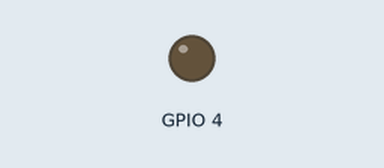
The sketch below on a simulated ESP32. On the bench: output pins drawn as LEDs (lit = HIGH). WiFi joins after 1.5 s; servers stay silent unless stated; uploads are accepted with an empty reply; EEPROM starts erased; the camera gives no picture; what the sketch prints to the serial monitor is not drawn. At 4.6 s the program puts the board to deep sleep or switches it off; the recording ends there.

Above: at 0.1 s.
At 1.9 s:
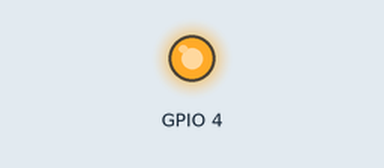
Timing chart, 0 to 4.1 s (numbered marks = the images above):
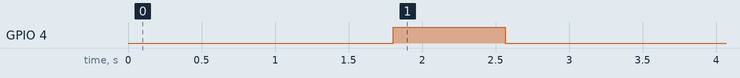

Measured:
- by itself, GPIO 4: LOW → HIGH at 1.8 s, → LOW 0.76 s later

The sketch:

doyin_new.ino
```cpp
#include "esp_camera.h"
#include "Arduino.h"
#include "soc/soc.h"           // Disable brownout problems
#include "soc/rtc_cntl_reg.h"   // Disable brownout problems
#include "driver/rtc_io.h"
#include <EEPROM.h>             // Read and write from flash memory
#include <WiFi.h>
#include <HTTPClient.h>

const char* ssid = "sofolawe";
const char* password = "sofolawemichael";

// Firebase credentials
String FIREBASE_HOST = "https://intruderalertdb-default-rtdb.firebaseio.com";
String FIREBASE_AUTH = "m6uuT7VdVcnBdOgiLZOPmaj249nEObNPXURPbbrI";
String firebaseImageKey = "/Intruder_Alert.json"; // Firebase key for image storage

// Define the number of bytes you want to access
#define EEPROM_SIZE 1

// Pin definition for CAMERA_MODEL_AI_THINKER
#define PWDN_GPIO_NUM     32
#define RESET_GPIO_NUM    -1
#define XCLK_GPIO_NUM      0
#define SIOD_GPIO_NUM     26
#define SIOC_GPIO_NUM     27

#define Y9_GPIO_NUM       35
#define Y8_GPIO_NUM       34
#define Y7_GPIO_NUM       39
#define Y6_GPIO_NUM       36
#define Y5_GPIO_NUM       21
#define Y4_GPIO_NUM       19
#define Y3_GPIO_NUM       18
#define Y2_GPIO_NUM        5
#define VSYNC_GPIO_NUM    25
#define HREF_GPIO_NUM     23
#define PCLK_GPIO_NUM     22

camera_config_t config;

// Base64 encoding characters
const char base64_chars[] = "ABCDEFGHIJKLMNOPQRSTUVWXYZabcdefghijklmnopqrstuvwxyz0123456789+/";

// Function to encode data to Base64
String base64_encode(byte *data, unsigned int len) {
  String encoded_string = "";
  byte temp[3];
  int padding = 0;

  for (unsigned int i = 0; i < len; i += 3) {
    temp[0] = data[i];
    temp[1] = (i + 1 < len) ? data[i + 1] : 0;
    temp[2] = (i + 2 < len) ? data[i + 2] : 0;

    if (i + 1 >= len) padding = 2;
    else if (i + 2 >= len) padding = 1;

    encoded_string += base64_chars[(temp[0] >> 2) & 0x3F];
    encoded_string += base64_chars[((temp[0] & 0x03) << 4) | ((temp[1] >> 4) & 0x0F)];
    encoded_string += (padding >= 2) ? '=' : base64_chars[((temp[1] & 0x0F) << 2) | ((temp[2] >> 6) & 0x03)];
    encoded_string += (padding >= 1) ? '=' : base64_chars[temp[2] & 0x3F];
  }

  return encoded_string;
}

void setup() {
  WRITE_PERI_REG(RTC_CNTL_BROWN_OUT_REG, 0); // Disable brownout detector

  Serial.begin(115200);
  WiFi.begin(ssid, password);  // Connect to Wi-Fi network

  while (WiFi.status() != WL_CONNECTED) {
    delay(500);
    Serial.print(".");
  }
  Serial.println("Connected to WiFi");

  config.ledc_channel = LEDC_CHANNEL_0;
  config.ledc_timer = LEDC_TIMER_0;
  config.pin_d0 = Y2_GPIO_NUM;
  config.pin_d1 = Y3_GPIO_NUM;
  config.pin_d2 = Y4_GPIO_NUM;
  config.pin_d3 = Y5_GPIO_NUM;
  config.pin_d4 = Y6_GPIO_NUM;
  config.pin_d5 = Y7_GPIO_NUM;
  config.pin_d6 = Y8_GPIO_NUM;
  config.pin_d7 = Y9_GPIO_NUM;
  config.pin_xclk = XCLK_GPIO_NUM;
  config.pin_pclk = PCLK_GPIO_NUM;
  config.pin_vsync = VSYNC_GPIO_NUM;
  config.pin_href = HREF_GPIO_NUM;
  config.pin_sscb_sda = SIOD_GPIO_NUM;
  config.pin_sscb_scl = SIOC_GPIO_NUM;
  config.pin_pwdn = PWDN_GPIO_NUM;
  config.pin_reset = RESET_GPIO_NUM;
  config.xclk_freq_hz = 20000000;
  config.pixel_format = PIXFORMAT_JPEG;

  if(psramFound()){
    config.frame_size = FRAMESIZE_UXGA;
    config.jpeg_quality = 10;
    config.fb_count = 2;
  } else {
    config.frame_size = FRAMESIZE_SVGA;
    config.jpeg_quality = 12;
    config.fb_count = 1;
  }

  // Init Camera
  esp_err_t err = esp_camera_init(&config);
  if (err != ESP_OK) {
    Serial.printf("Camera init failed with error 0x%x", err);
    return;
  }

  // Initialize EEPROM with predefined size
  EEPROM.begin(EEPROM_SIZE);

  // Turns on the ESP32-CAM on-board LED (flashlight) before taking a picture
  pinMode(4, OUTPUT);
  digitalWrite(4, HIGH);
  delay(500); // Flashlight delay to allow lighting

  // Take Picture with Camera
  camera_fb_t * fb = esp_camera_fb_get();
  if(!fb) {
    Serial.println("Camera capture failed");
    digitalWrite(4, LOW); // Turn off flashlight
    return;
  }

  // Encode the captured image to Base64
  String base64_image = base64_encode(fb->buf, fb->len);
  base64_image = "\"" + base64_image + "\"";

  Serial.println("Base64 Encoded Image:");
  Serial.println(base64_image);

  // Update Firebase
  if (sendFirebaseValue(base64_image)) {
    Serial.println("Firebase update successful.");
  } else {
    Serial.println("Firebase update failed.");
  }

  esp_camera_fb_return(fb);
  digitalWrite(4, LOW); // Turn off flashlight

  Serial.println("Going to sleep now");
  delay(2000);
  esp_deep_sleep_start();
}

void loop() {
  // Nothing in loop
}

bool sendFirebaseValue(String image_b64) {
  if (WiFi.status() == WL_CONNECTED) {
    HTTPClient http;
    String firebaseUrl = FIREBASE_HOST + firebaseImageKey + "?auth=" + FIREBASE_AUTH;
    String jsonData = "{\"SavedImage\":" + image_b64 + "}";

    http.begin(firebaseUrl); // Specify the URL for Firebase
    http.addHeader("Content-Type", "application/json"); // Specify content-type header

    int httpResponseCode = http.PATCH(jsonData); // Send PATCH request (use PATCH instead of PUT)

    if (httpResponseCode > 0) {
      String response = http.getString();
      http.end();
      return true;
    } else {
      Serial.println("Error sending data to Firebase: " + String(httpResponseCode));
      http.end();
      return false;
    }
  } else {
    Serial.println("Error: Not connected to WiFi");
    return false;
  }
}
```
